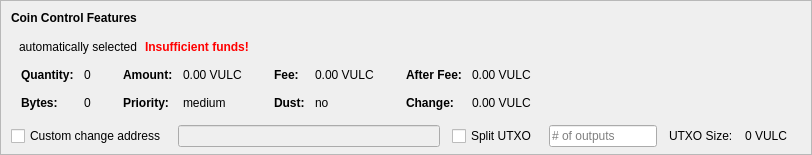
    <widget class="QFrame" name="frameCoinControl">
     <property name="sizePolicy">
      <sizepolicy hsizetype="Expanding" vsizetype="Expanding">
       <horstretch>0</horstretch>
       <verstretch>0</verstretch>
      </sizepolicy>
     </property>
     <property name="maximumSize">
      <size>
       <width>16777215</width>
       <height>16777215</height>
      </size>
     </property>
     <property name="frameShape">
      <enum>QFrame::StyledPanel</enum>
     </property>
     <property name="frameShadow">
      <enum>QFrame::Sunken</enum>
     </property>
     <layout class="QVBoxLayout" name="verticalLayoutCoinControl2">
      <property name="spacing">
       <number>0</number>
      </property>
      <property name="leftMargin">
       <number>0</number>
      </property>
      <property name="topMargin">
       <number>0</number>
      </property>
      <property name="rightMargin">
       <number>0</number>
      </property>
      <property name="bottomMargin">
       <number>6</number>
      </property>
      <item>
       <layout class="QVBoxLayout" name="verticalLayoutCoinControl" stretch="0,0,0,0,1">
        <property name="spacing">
         <number>0</number>
        </property>
        <property name="leftMargin">
         <number>10</number>
        </property>
        <property name="topMargin">
         <number>10</number>
        </property>
        <item>
         <layout class="QHBoxLayout" name="horizontalLayoutCoinControl1">
          <property name="bottomMargin">
           <number>15</number>
          </property>
          <item>
           <widget class="QLabel" name="labelCoinControlFeatures">
            <property name="sizePolicy">
             <sizepolicy hsizetype="Preferred" vsizetype="Maximum">
              <horstretch>0</horstretch>
              <verstretch>0</verstretch>
             </sizepolicy>
            </property>
            <property name="font">
             <font>
              <weight>75</weight>
              <bold>true</bold>
             </font>
            </property>
            <property name="styleSheet">
             <string notr="true">font-weight:bold;</string>
            </property>
            <property name="text">
             <string>Coin Control Features</string>
            </property>
           </widget>
          </item>
         </layout>
        </item>
        <item>
         <layout class="QHBoxLayout" name="horizontalLayoutCoinControl2" stretch="0,0,0,0">
          <property name="spacing">
           <number>8</number>
          </property>
          <property name="bottomMargin">
           <number>10</number>
          </property>
          <item>
           <widget class="QtMaterialFlatButton" name="pushButtonCoinControl" native="true">
            <property name="styleSheet">
             <string notr="true"/>
            </property>
            <property name="text" stdset="0">
             <string>Inputs...</string>
            </property>
            <property name="autoDefault" stdset="0">
             <bool>false</bool>
            </property>
           </widget>
          </item>
          <item>
           <widget class="QLabel" name="labelCoinControlAutomaticallySelected">
            <property name="text">
             <string>automatically selected</string>
            </property>
            <property name="margin">
             <number>5</number>
            </property>
           </widget>
          </item>
          <item>
           <widget class="QLabel" name="labelCoinControlInsuffFunds">
            <property name="font">
             <font>
              <weight>75</weight>
              <bold>true</bold>
             </font>
            </property>
            <property name="styleSheet">
             <string notr="true">color:red;font-weight:bold;</string>
            </property>
            <property name="text">
             <string>Insufficient funds!</string>
            </property>
            <property name="margin">
             <number>5</number>
            </property>
           </widget>
          </item>
          <item>
           <spacer name="horizontalSpacerCoinControl">
            <property name="orientation">
             <enum>Qt::Horizontal</enum>
            </property>
            <property name="sizeHint" stdset="0">
             <size>
              <width>40</width>
              <height>1</height>
             </size>
            </property>
           </spacer>
          </item>
         </layout>
        </item>
        <item>
         <widget class="QWidget" name="widgetCoinControl" native="true">
          <property name="sizePolicy">
           <sizepolicy hsizetype="Preferred" vsizetype="Preferred">
            <horstretch>0</horstretch>
            <verstretch>0</verstretch>
           </sizepolicy>
          </property>
          <property name="minimumSize">
           <size>
            <width>0</width>
            <height>0</height>
           </size>
          </property>
          <property name="styleSheet">
           <string notr="true"/>
          </property>
          <layout class="QHBoxLayout" name="horizontalLayoutCoinControl5">
           <property name="leftMargin">
            <number>0</number>
           </property>
           <property name="topMargin">
            <number>0</number>
           </property>
           <property name="rightMargin">
            <number>0</number>
           </property>
           <property name="bottomMargin">
            <number>0</number>
           </property>
           <item>
            <layout class="QHBoxLayout" name="horizontalLayoutCoinControl3" stretch="0,0,0,1">
             <property name="spacing">
              <number>20</number>
             </property>
             <property name="topMargin">
              <number>0</number>
             </property>
             <property name="bottomMargin">
              <number>10</number>
             </property>
             <item>
              <layout class="QFormLayout" name="formLayoutCoinControl1">
               <property name="horizontalSpacing">
                <number>10</number>
               </property>
               <property name="verticalSpacing">
                <number>14</number>
               </property>
               <property name="leftMargin">
                <number>10</number>
               </property>
               <property name="topMargin">
                <number>4</number>
               </property>
               <property name="rightMargin">
                <number>6</number>
               </property>
               <item row="0" column="0">
                <widget class="QLabel" name="labelCoinControlQuantityText">
                 <property name="font">
                  <font>
                   <weight>75</weight>
                   <bold>true</bold>
                  </font>
                 </property>
                 <property name="text">
                  <string>Quantity:</string>
                 </property>
                 <property name="margin">
                  <number>0</number>
                 </property>
                </widget>
               </item>
               <item row="0" column="1">
                <widget class="QLabel" name="labelCoinControlQuantity">
                 <property name="cursor">
                  <cursorShape>IBeamCursor</cursorShape>
                 </property>
                 <property name="contextMenuPolicy">
                  <enum>Qt::ActionsContextMenu</enum>
                 </property>
                 <property name="text">
                  <string notr="true">0</string>
                 </property>
                 <property name="margin">
                  <number>0</number>
                 </property>
                 <property name="textInteractionFlags">
                  <set>Qt::LinksAccessibleByMouse|Qt::TextSelectableByKeyboard|Qt::TextSelectableByMouse</set>
                 </property>
                </widget>
               </item>
               <item row="1" column="0">
                <widget class="QLabel" name="labelCoinControlBytesText">
                 <property name="font">
                  <font>
                   <weight>75</weight>
                   <bold>true</bold>
                  </font>
                 </property>
                 <property name="text">
                  <string>Bytes:</string>
                 </property>
                </widget>
               </item>
               <item row="1" column="1">
                <widget class="QLabel" name="labelCoinControlBytes">
                 <property name="cursor">
                  <cursorShape>IBeamCursor</cursorShape>
                 </property>
                 <property name="contextMenuPolicy">
                  <enum>Qt::ActionsContextMenu</enum>
                 </property>
                 <property name="text">
                  <string notr="true">0</string>
                 </property>
                 <property name="textInteractionFlags">
                  <set>Qt::LinksAccessibleByMouse|Qt::TextSelectableByKeyboard|Qt::TextSelectableByMouse</set>
                 </property>
                </widget>
               </item>
              </layout>
             </item>
             <item>
              <layout class="QFormLayout" name="formLayoutCoinControl2">
               <property name="horizontalSpacing">
                <number>10</number>
               </property>
               <property name="verticalSpacing">
                <number>14</number>
               </property>
               <property name="leftMargin">
                <number>6</number>
               </property>
               <property name="topMargin">
                <number>4</number>
               </property>
               <property name="rightMargin">
                <number>6</number>
               </property>
               <item row="0" column="0">
                <widget class="QLabel" name="labelCoinControlAmountText">
                 <property name="font">
                  <font>
                   <weight>75</weight>
                   <bold>true</bold>
                  </font>
                 </property>
                 <property name="text">
                  <string>Amount:</string>
                 </property>
                 <property name="margin">
                  <number>0</number>
                 </property>
                </widget>
               </item>
               <item row="0" column="1">
                <widget class="QLabel" name="labelCoinControlAmount">
                 <property name="cursor">
                  <cursorShape>IBeamCursor</cursorShape>
                 </property>
                 <property name="contextMenuPolicy">
                  <enum>Qt::ActionsContextMenu</enum>
                 </property>
                 <property name="text">
                  <string notr="true">0.00 VULC</string>
                 </property>
                 <property name="textInteractionFlags">
                  <set>Qt::LinksAccessibleByMouse|Qt::TextSelectableByKeyboard|Qt::TextSelectableByMouse</set>
                 </property>
                </widget>
               </item>
               <item row="1" column="0">
                <widget class="QLabel" name="labelCoinControlPriorityText">
                 <property name="font">
                  <font>
                   <weight>75</weight>
                   <bold>true</bold>
                  </font>
                 </property>
                 <property name="text">
                  <string>Priority:</string>
                 </property>
                </widget>
               </item>
               <item row="1" column="1">
                <widget class="QLabel" name="labelCoinControlPriority">
                 <property name="cursor">
                  <cursorShape>IBeamCursor</cursorShape>
                 </property>
                 <property name="contextMenuPolicy">
                  <enum>Qt::ActionsContextMenu</enum>
                 </property>
                 <property name="text">
                  <string>medium</string>
                 </property>
                 <property name="textInteractionFlags">
                  <set>Qt::LinksAccessibleByMouse|Qt::TextSelectableByKeyboard|Qt::TextSelectableByMouse</set>
                 </property>
                </widget>
               </item>
              </layout>
             </item>
             <item>
              <layout class="QFormLayout" name="formLayoutCoinControl3">
               <property name="horizontalSpacing">
                <number>10</number>
               </property>
               <property name="verticalSpacing">
                <number>14</number>
               </property>
               <property name="leftMargin">
                <number>6</number>
               </property>
               <property name="topMargin">
                <number>4</number>
               </property>
               <property name="rightMargin">
                <number>6</number>
               </property>
               <item row="0" column="0">
                <widget class="QLabel" name="labelCoinControlFeeText">
                 <property name="font">
                  <font>
                   <weight>75</weight>
                   <bold>true</bold>
                  </font>
                 </property>
                 <property name="text">
                  <string>Fee:</string>
                 </property>
                 <property name="margin">
                  <number>0</number>
                 </property>
                </widget>
               </item>
               <item row="0" column="1">
                <widget class="QLabel" name="labelCoinControlFee">
                 <property name="cursor">
                  <cursorShape>IBeamCursor</cursorShape>
                 </property>
                 <property name="contextMenuPolicy">
                  <enum>Qt::ActionsContextMenu</enum>
                 </property>
                 <property name="text">
                  <string notr="true">0.00 VULC</string>
                 </property>
                 <property name="textInteractionFlags">
                  <set>Qt::LinksAccessibleByMouse|Qt::TextSelectableByKeyboard|Qt::TextSelectableByMouse</set>
                 </property>
                </widget>
               </item>
               <item row="1" column="0">
                <widget class="QLabel" name="labelCoinControlLowOutputText">
                 <property name="font">
                  <font>
                   <weight>75</weight>
                   <bold>true</bold>
                  </font>
                 </property>
                 <property name="text">
                  <string>Dust:</string>
                 </property>
                </widget>
               </item>
               <item row="1" column="1">
                <widget class="QLabel" name="labelCoinControlLowOutput">
                 <property name="cursor">
                  <cursorShape>IBeamCursor</cursorShape>
                 </property>
                 <property name="contextMenuPolicy">
                  <enum>Qt::ActionsContextMenu</enum>
                 </property>
                 <property name="text">
                  <string>no</string>
                 </property>
                 <property name="textInteractionFlags">
                  <set>Qt::LinksAccessibleByMouse|Qt::TextSelectableByKeyboard|Qt::TextSelectableByMouse</set>
                 </property>
                </widget>
               </item>
              </layout>
             </item>
             <item>
              <layout class="QFormLayout" name="formLayoutCoinControl4">
               <property name="horizontalSpacing">
                <number>10</number>
               </property>
               <property name="verticalSpacing">
                <number>14</number>
               </property>
               <property name="leftMargin">
                <number>6</number>
               </property>
               <property name="topMargin">
                <number>4</number>
               </property>
               <property name="rightMargin">
                <number>6</number>
               </property>
               <item row="0" column="0">
                <widget class="QLabel" name="labelCoinControlAfterFeeText">
                 <property name="font">
                  <font>
                   <weight>75</weight>
                   <bold>true</bold>
                  </font>
                 </property>
                 <property name="text">
                  <string>After Fee:</string>
                 </property>
                 <property name="margin">
                  <number>0</number>
                 </property>
                </widget>
               </item>
               <item row="0" column="1">
                <widget class="QLabel" name="labelCoinControlAfterFee">
                 <property name="cursor">
                  <cursorShape>IBeamCursor</cursorShape>
                 </property>
                 <property name="contextMenuPolicy">
                  <enum>Qt::ActionsContextMenu</enum>
                 </property>
                 <property name="text">
                  <string notr="true">0.00 VULC</string>
                 </property>
                 <property name="textInteractionFlags">
                  <set>Qt::LinksAccessibleByMouse|Qt::TextSelectableByKeyboard|Qt::TextSelectableByMouse</set>
                 </property>
                </widget>
               </item>
               <item row="1" column="0">
                <widget class="QLabel" name="labelCoinControlChangeText">
                 <property name="font">
                  <font>
                   <weight>75</weight>
                   <bold>true</bold>
                  </font>
                 </property>
                 <property name="text">
                  <string>Change:</string>
                 </property>
                </widget>
               </item>
               <item row="1" column="1">
                <widget class="QLabel" name="labelCoinControlChange">
                 <property name="cursor">
                  <cursorShape>IBeamCursor</cursorShape>
                 </property>
                 <property name="contextMenuPolicy">
                  <enum>Qt::ActionsContextMenu</enum>
                 </property>
                 <property name="text">
                  <string notr="true">0.00 VULC</string>
                 </property>
                 <property name="textInteractionFlags">
                  <set>Qt::LinksAccessibleByMouse|Qt::TextSelectableByKeyboard|Qt::TextSelectableByMouse</set>
                 </property>
                </widget>
               </item>
              </layout>
             </item>
            </layout>
           </item>
          </layout>
         </widget>
        </item>
        <item>
         <layout class="QHBoxLayout" name="horizontalLayoutCoinControl4" stretch="0,0,0,0,0,0,0">
          <property name="spacing">
           <number>12</number>
          </property>
          <property name="sizeConstraint">
           <enum>QLayout::SetDefaultConstraint</enum>
          </property>
          <property name="topMargin">
           <number>5</number>
          </property>
          <property name="rightMargin">
           <number>5</number>
          </property>
          <item>
           <widget class="QCheckBox" name="checkBoxCoinControlChange">
            <property name="toolTip">
             <string>If this is activated, but the change address is empty or invalid, change will be sent to a newly generated address.</string>
            </property>
            <property name="text">
             <string>Custom change address</string>
            </property>
           </widget>
          </item>
          <item>
           <widget class="QValidatedLineEdit" name="lineEditCoinControlChange">
            <property name="enabled">
             <bool>false</bool>
            </property>
            <property name="sizePolicy">
             <sizepolicy hsizetype="Expanding" vsizetype="Fixed">
              <horstretch>0</horstretch>
              <verstretch>0</verstretch>
             </sizepolicy>
            </property>
           </widget>
          </item>
          <item>
           <widget class="QCheckBox" name="splitBlockCheckBox">
            <property name="text">
             <string>Split UTXO</string>
            </property>
           </widget>
          </item>
          <item>
           <widget class="QLineEdit" name="splitBlockLineEdit">
            <property name="sizePolicy">
             <sizepolicy hsizetype="Fixed" vsizetype="Fixed">
              <horstretch>50</horstretch>
              <verstretch>0</verstretch>
             </sizepolicy>
            </property>
            <property name="placeholderText">
             <string># of outputs</string>
            </property>
           </widget>
          </item>
          <item>
           <widget class="QLabel" name="labelBlockSizeText">
            <property name="text">
             <string>UTXO Size:</string>
            </property>
           </widget>
          </item>
          <item>
           <widget class="QLabel" name="labelBlockSize">
            <property name="text">
             <string>0 VULC</string>
            </property>
           </widget>
          </item>
          <item>
           <widget class="QLabel" name="labelCoinControlChangeLabel">
            <property name="sizePolicy">
             <sizepolicy hsizetype="Preferred" vsizetype="Expanding">
              <horstretch>0</horstretch>
              <verstretch>0</verstretch>
             </sizepolicy>
            </property>
            <property name="minimumSize">
             <size>
              <width>0</width>
              <height>0</height>
             </size>
            </property>
            <property name="text">
             <string/>
            </property>
            <property name="margin">
             <number>3</number>
            </property>
           </widget>
          </item>
         </layout>
        </item>
        <item>
         <spacer name="verticalSpacerCoinControl">
          <property name="orientation">
           <enum>Qt::Vertical</enum>
          </property>
          <property name="sizeHint" stdset="0">
           <size>
            <width>800</width>
            <height>1</height>
           </size>
          </property>
         </spacer>
        </item>
       </layout>
      </item>
     </layout>
    </widget>
